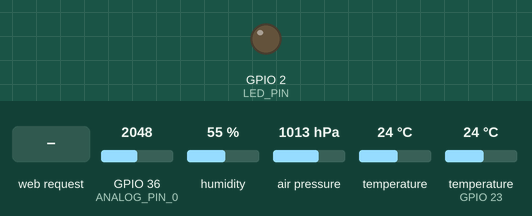
Simulated run of this sketch. Board: ESP32. Parts: output pins drawn as LEDs (lit = HIGH). Inputs (shaded band) come from the test bench; at power-on: GPIO 36 (ANALOG_PIN_0) = 2048, humidity 55 %, air pressure 1013 hPa, temperature 24 °C, temperature (sensor on GPIO 23) 24 °C. WiFi joins after 1.5 s; servers stay silent unless stated; network time is answered at once with the bench clock; the local clock reads 2024-03-15 10:24:30 at power-on unless the sketch sets it; what the sketch prints to the serial monitor is not drawn.

Above: at 12.7 s.
12.8 s: HTTP request GET /H received
At 14.0 s:
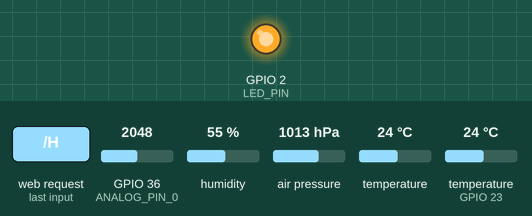
14.3 s: HTTP request GET /L received
At 15.3 s:
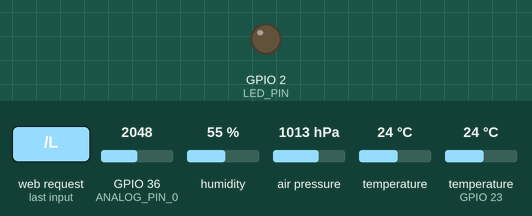
Timing chart, 0 to 17.3 s (numbered marks = the images above; inputs shaded):
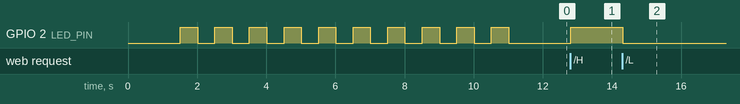

Measured:
- after the input at 12.8 s, GPIO 2 (LED_PIN): LOW → HIGH at once
- after the input at 14.3 s, GPIO 2 (LED_PIN): HIGH → LOW at once

The sketch:

horatela.ino
```cpp
#include <WiFi.h>
#include <NTPClient.h>
#include <WiFiUdp.h>

const char* ssid     = "Laeromec";
const char* password = "aerodromo";
WiFiServer server(80);

#include <Wire.h>
#include <Adafruit_BMP085.h>
WiFiUDP ntpUDP;
NTPClient timeClient(ntpUDP);

Adafruit_BMP085 bmp;

String formattedDate;
String dayStamp;
String timeStamp;

#include "DHT.h"
#define DHTPIN 23
#define DHTTYPE DHT11
DHT dht(DHTPIN, DHTTYPE);
float localHum = 0;
float localTemp = 0;

int sensorPin = 12;
int sensorValue = 0;
float Vout=0;
float P=0;
int i=0;

/* LED */
#define LED_PIN 2

//Analog Input
#define ANALOG_PIN_0 36
int analog_value = 0;

void connectWiFi(void)
{
  Serial.println();
  Serial.println();
  Serial.print("Conectando em: ");
  Serial.println(ssid);
  WiFi.begin(ssid, password);
  while (WiFi.status() != WL_CONNECTED)
  {
    delay(500);
    Serial.print(".");
  }
  Serial.println("");
  Serial.println("WiFi conectado");
  Serial.print("Coloque: ");
  Serial.print(WiFi.localIP());
  Serial.println(" , para acessar as informacoes");

  server.begin();
  for(i=0;i<10;i++){
  digitalWrite(LED_PIN, HIGH);
  delay (500);
    digitalWrite(LED_PIN,LOW);
  delay (500);
  }
}

void getDHT()
{
  float tempIni = localTemp;
  float humIni = localHum;
  localTemp = dht.readTemperature();
  localHum = dht.readHumidity();
  if (isnan(localHum) || isnan(localTemp))   // Check if any reads failed and exit early (to try again).
  {
    localTemp = tempIni;
    localHum = humIni;
    return;
  }
}


void WiFiLocalWebPageCtrl(void)
{
  WiFiClient client = server.available();   // listen for incoming clients
  //client = server.available();
  if (client) {                             // if you get a client,
    Serial.println("New Client.");           // print a message out the serial port
    String currentLine = "";                // make a String to hold incoming data from the client
    while (client.connected()) {            // loop while the client's connected
      if (client.available()) {             // if there's bytes to read from the client,
        char c = client.read();             // read a byte, then
        Serial.write(c);                    // print it out the serial monitor
        if (c == '\n') {                    // if the byte is a newline character

          // if the current line is blank, you got two newline characters in a row.
          // that's the end of the client HTTP request, so send a response:
          if (currentLine.length() == 0) {
            // HTTP headers always start with a response code (e.g. HTTP/1.1 200 OK)
            // and a content-type so the client knows what's coming, then a blank line:
            client.println("HTTP/1.1 200 OK");
            client.println("Content-type:text/html");
            client.println();


 // Display the HTML web page
            client.println("<!DOCTYPE html><html>");
            client.println("<head><meta name=\"viewport\" content=\"width=device-width, initial-scale=1\">");
            client.println("<link rel=\"icon\" href=\"data:,\">");
            // CSS to style the table
            client.println("<style>body { text-align: center; font-family: \"Trebuchet MS\", Arial;}");
            client.println("table { border-collapse: collapse; width:35%; margin-left:auto; margin-right:auto; }");
            client.println("th { padding: 12px; background-color: #0043af; color: white; }");
            client.println("tr { border: 1px solid #ddd; padding: 12px; }");
            client.println("tr:hover { background-color: #bcbcbc; }");
            client.println("td { border: none; padding: 12px; }");
            client.println(".sensor { color:black; font-weight: bold; background-color: #ffffff; padding: 1px; }");

            // Web Page Heading
            client.println("</style></head><body><h1>Aquisicao Laero</h1>");

            client.println("<table><tr><th>Medidas</th><th>Parametros</th></tr>");
             // NTC 21/09
         client.println("<tr><td>Hora</td><td><span class=\"sensor\">");
            client.println(timeStamp);
            client.println(" </span></td></tr>");
            client.println("</body></html>");
            client.println("<tr><td>Data</td><td><span class=\"sensor\">");
            client.println(dayStamp);
            client.println(" </span></td></tr>");
            client.println("</body></html>");

            client.println("<tr><td>Temp. BMP180 s</td><td><span class=\"sensor\">");
            client.println(bmp.readTemperature());
            client.println(" oC</span></td></tr>");
            client.println("<tr><td>Pressao BMP180</td><td><span class=\"sensor\">");
            client.println(bmp.readPressure());
            client.println(" Pa</span></td></tr>");
            client.println("<tr><td>Altitude BMP180</td><td><span class=\"sensor\">");
            client.println(bmp.readAltitude());
            client.println(" m</span></td></tr>");
            client.println("<tr><td>Pressao no nivel do mar BMP180</td><td><span class=\"sensor\">");
            client.println(bmp.readSealevelPressure());
            client.println(" Pa</span></td></tr>");
            client.println("<tr><td>Altitude real BMP180</td><td><span class=\"sensor\">");
            client.println(bmp.readAltitude(102000));
            client.println(" m</span></td></tr>");
             client.println("<tr><td>Temperature DHT11</td><td><span class=\"sensor\">");
            client.println(localTemp);
            client.println(" oc</span></td></tr>");
             client.println("<tr><td>UmidadeDHT11</td><td><span class=\"sensor\">");
            client.println(localHum);
            client.println(" %</span></td></tr>");
             client.println("<tr><td>Tubo de pitot</td><td><span class=\"sensor\">");
         // tubo de pitot alteracao 20/09/2018
            client.println(Vout);
            client.println(" </span></td></tr>");
            client.println("</body></html>");


            // The HTTP response ends with another blank line:
            client.println();
            // break out of the while loop:
            client.print("Clique <a href=\"/H\">Aqui</a> para ligar o led.<br>");
            client.print("Clique <a href=\"/L\">Aqui</a> para desligar o led.<br>");
            break;
          } else {    // if you got a newline, then clear currentLine:
            currentLine = "";
          }
        } else if (c != '\r') {  // if you got anything else but a carriage return character,
          currentLine += c;      // add it to the end of the currentLine
        }

        // Check to see if the client request was "GET /H" or "GET /L":
        if (currentLine.endsWith("GET /H")) {
          digitalWrite(LED_PIN, HIGH);               // GET /H turns the LED on
        }
        if (currentLine.endsWith("GET /L")) {
          digitalWrite(LED_PIN, LOW);                // GET /L turns the LED off
        }
      }
    }
    // close the connection:
       client.println("<meta http-equiv=\"refresh\" content=\"3\">");  // this line will refresh the webpage every 5 seconds
    client.stop();                                     // to change the refresh rate, change the 5 to any desired number of seconds
    Serial.println("Client Disconnected.");
  }
}

void setup()
{
  Serial.begin(115200);
  pinMode(LED_PIN, OUTPUT);
  delay(10);

  connectWiFi();

  timeClient.begin();
   timeClient.setTimeOffset(-10800);

  dht.begin();

   if (!bmp.begin()) {
        Serial.println("nao foi encontrando o bmp180, favor verificar as conexoes!");
  }


}

int value = 0;

void loop()
{
  while(!timeClient.update()) {
    timeClient.forceUpdate();
  }
  formattedDate = timeClient.getFormattedDate();
  int splitT = formattedDate.indexOf("TZ");
  dayStamp = formattedDate.substring(0, splitT);

  timeStamp = formattedDate.substring(splitT,formattedDate.length());
  Vout=0;
  for(int i=0;i<100;i++){
Vout += analogRead(ANALOG_PIN_0);
  }
  Vout = Vout/100;
  getDHT();
  WiFiLocalWebPageCtrl();


}
```
